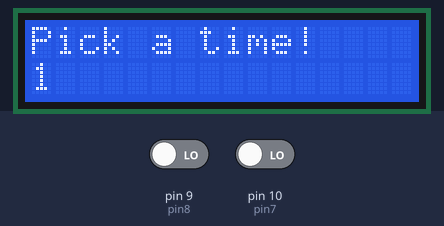
A sketch run on a simulated Arduino Uno, built with avr-gcc and run on an emulated ATmega328P. Shown: 16×2 character LCD. Inputs (shaded band) come from the test bench; at power-on: pin 9 (pin8) LOW, pin 10 (pin7) LOW.

Above: at 1.2 s.
1.3 s: pin 9 (pin8) driven HIGH
At 3.4 s:
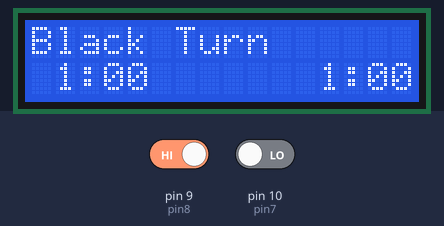
3.7 s: pin 9 (pin8) driven LOW
At 5.1 s:
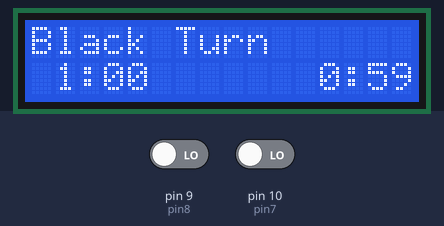
6.7 s: pin 10 (pin7) driven HIGH
At 7.8 s:
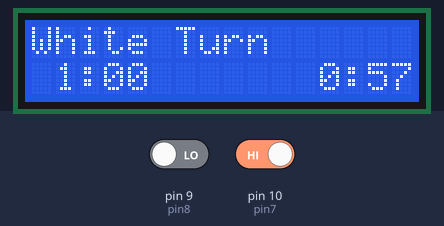
8.2 s: pin 10 (pin7) driven LOW
At 10.0 s:
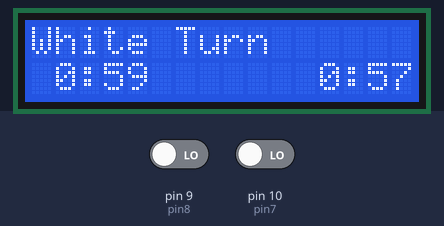
11.2 s: pin 9 (pin8) driven HIGH
At 11.6 s:
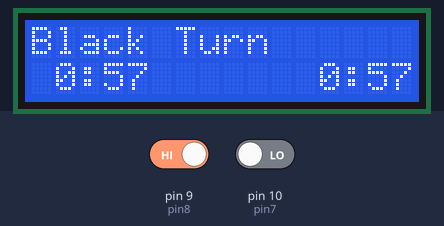
Timing chart, 0 to 13.7 s (numbered marks = the images above; inputs shaded):
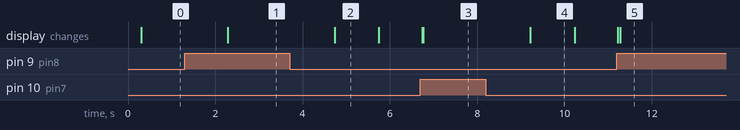

Measured:
- after the input at 1.3 s, the display: changes after 0.98 s (image 1)
- after the input at 3.7 s, the display: changes after 1.0 s (image 2)
- after the input at 6.7 s, the display: first changes at once (image 3 shows a later state)
- after the input at 8.2 s, the display: changes after 1.0 s (image 4)
- after the input at 11.2 s, the display: first differs from a run without the input after 0.08 s (image 5)

The sketch:

chess_clock_test.ino
```cpp
/*
  The circuit:
 * LCD RS pin to digital pin 12
 * LCD Enable pin to digital pin 11
 * LCD D4 pin to digital pin 5
 * LCD D5 pin to digital pin 4
 * LCD D6 pin to digital pin 3
 * LCD D7 pin to digital pin 2
 * LCD R/W pin to ground
 * LCD VSS pin to ground
 * LCD VCC pin to 5V
 * 10K resistor:
 * ends to +5V and ground
 * wiper to LCD VO pin (pin 3)

*/

// include the library code:
#include <LiquidCrystal.h>
#include <Wire.h>
#include <LiquidCrystal_I2C.h>

// initialize the library by associating any needed LCD interface pin
// with the arduino pin number it is connected to
//const int rs = 12, en = 11, d4 = 5, d5 = 4, d6 = 3, d7 = 2;
//LiquidCrystal lcd(rs, en, d4, d5, d6, d7);

LiquidCrystal_I2C lcd = LiquidCrystal_I2C(0x27, 16, 2); // Change to (0x27,20,4) for 20x4 LCD.


  int pin7 = 10;
  int pin8 = 9;
  int buttonState = LOW;
  int buttonState2 = LOW;
  int state = 0;
  int Wstop = 0;
  int Bstop = 0;
  int w = 0;
  int b = 0;
  int counter = 0;
  long int timer, gameTime = 0;
  long int w1, b1 = 0;
void setup() {
  lcd.init();
  lcd.backlight();
  lcd.begin(16, 2);

  while(w == 0 && b == 0)//while no time selected
  {
    timePreset();
    digitalWrite(6, HIGH);//lights
    digitalWrite(7, HIGH);
  }
  delay(500);
    buttonState = digitalRead(pin7); //pin 7 is white
    buttonState2 = digitalRead(pin8);//pin 8 is black
  while(buttonState2 == LOW && buttonState == LOW)//while both buttons are not pressed
  {
    lcd.setCursor(0,0);
    lcd.print("Push To Start!");
    buttonState = digitalRead(pin7); //pin 7 is white
    buttonState2 = digitalRead(pin8);//pin 8 is black
  }
  gameTime = millis();
  timer = millis();
  int buttonState = 0;
  pinMode(pin7, INPUT);
  pinMode(pin8, INPUT);
  Serial.begin(9600);//debugging
}

void timePreset()
{
  lcd.setCursor(0,0);
  lcd.print("Pick a time!");
  int array1[] = {60, 180, 300, 600, 1800, 3600, 5400};
  int array2[] = {1 ,3, 5, 10, 30, 60, 90};
  buttonState = digitalRead(pin7); //pin 7 is white
  buttonState2 = digitalRead(pin8);//pin 8 is black
  delay(150);
  if(buttonState == HIGH)
  {
      lcd.setCursor(0,1);
      lcd.print("    ");
      counter++;

      if(counter >= 7)
      {
        counter = 0;
      }
  }
  lcd.setCursor(0,1);
  lcd.print(array2[counter]);

  if(buttonState2 == HIGH)//select time
  {
      delay(150);
      w = array1[counter];
      b = array1[counter];
  }
}

void loop() {

  w1 = ((w - (millis() - timer)/1000));
  b1 = (b - (millis() - timer)/1000);
  buttonState = digitalRead(pin7); //pin 7 is white
  buttonState2 = digitalRead(pin8);//pin 8 is black
  //delay(10);
  //Serial.println(buttonState);
 // Serial.println(buttonState2);
  lcd.setCursor(0, 1);

   if(buttonState == HIGH )
   {
      state = 1;
      b = b1;
      timer = millis();
   }
   if(buttonState2 == HIGH)
   {
      state = 2;

      w = w1;
      timer = millis();

   }

   if(state == 1 )
   {
      whiteTurn();
   }
   if(state == 2 )
   {
      blackTurn();
   }


}

void whiteTurn()
{
  lcd.setCursor(0,0);
  lcd.print("White Turn        ");
  digitalWrite(6, HIGH);
  digitalWrite(7, LOW);
  if(w1 > 0)
  {
      int m = minutes(w1);
      int s = seconds(w1);
      if(m < 10)
      {
        lcd.setCursor(0,1);
        lcd.print(" ");
        lcd.setCursor(1,1);
        lcd.print(m);
      }
      else
      {
        lcd.setCursor(0,1);
        lcd.print(m);
      }

      lcd.setCursor(2,1);
      lcd.print(":");

      if(s < 10)
      {
        lcd.setCursor(3,1);
        lcd.print("0");
        lcd.setCursor(4,1);
        lcd.print(s);
      }
      else
      {
        lcd.setCursor(3,1);
        lcd.print(s);
      }

      int m2 = minutes(b);
      int s2 = seconds(b);

       if(m2 < 10)
      {
        lcd.setCursor(11,1);
        lcd.print(" ");
        lcd.setCursor(12,1);
        lcd.print(m2);
      }
      else
      {
        lcd.setCursor(11,1);
        lcd.print(m2);
      }
      lcd.setCursor(13,1);
      lcd.print(":");

      if(s2 < 10)
      {
        lcd.setCursor(14,1);
        lcd.print("0");
        lcd.setCursor(15,1);
        lcd.print(s2);
      }
      else
      {
        lcd.setCursor(14,1);
        lcd.print(s2);
      }
  }
  else if(w1 <= 0)
  {
    int j =1 ;
    while(j = 1)
    {
      lcd.setCursor(0,0);
      lcd.print("Black Wins");
      digitalWrite(6, HIGH);//blinking lights
      digitalWrite(7, HIGH);
      delay(150);
      digitalWrite(6, LOW);
      digitalWrite(7, LOW);
      delay(150);
  }
}
}

void blackTurn()
{
  lcd.setCursor(0,0);
  lcd.print("Black Turn    ");
  digitalWrite(7, HIGH);
  digitalWrite(6, LOW);
   if(b1 > 0)
   {
      int m3 = minutes(w);
      int s3 = seconds(w);
       if(m3 < 10)
      {
        lcd.setCursor(0,1);
        lcd.print(" ");
        lcd.setCursor(1,1);
        lcd.print(m3);
      }
      else
      {
        lcd.setCursor(0,1);
        lcd.print(m3);
      }
      lcd.setCursor(2,1);
      lcd.print(":");

      if(s3 < 10)
      {
        lcd.setCursor(3,1);
        lcd.print("0");
        lcd.setCursor(4,1);
        lcd.print(s3);
      }
      else
      {
        lcd.setCursor(3,1);
        lcd.print(s3);
      }

      int m4 = minutes(b1);
      int s4 = seconds(b1);
      if(m4 < 10)
      {
        lcd.setCursor(11,1);
        lcd.print(" ");
        lcd.setCursor(12,1);
        lcd.print(m4);
      }
      else
      {
        lcd.setCursor(11,1);
        lcd.print(m4);
      }
      lcd.setCursor(13,1);
      lcd.print(":");

      if(s4 < 10)
      {
        lcd.setCursor(14,1);
        lcd.print("0");
        lcd.setCursor(15,1);
        lcd.print(s4);
      }
      else
      {
        lcd.setCursor(14,1);
        lcd.print(s4);
      }
   }
   else if(b1 <= 0)//if timer runs out
   {
    int j =1 ;
    while(j = 1)
    {
      lcd.setCursor(0,0);
      lcd.print("White Wins");
      digitalWrite(6, HIGH);//blinking lights
      digitalWrite(7, HIGH);
      delay(150);
      digitalWrite(6, LOW);
      digitalWrite(7, LOW);
      delay(150);
    }
   }
}

int seconds(int var)
{
  return var % 60;
}

int minutes(int var2)
{
   return var2 / 60;
}

int hours(int var3)
{
  return var3 / 3600;
}
```
